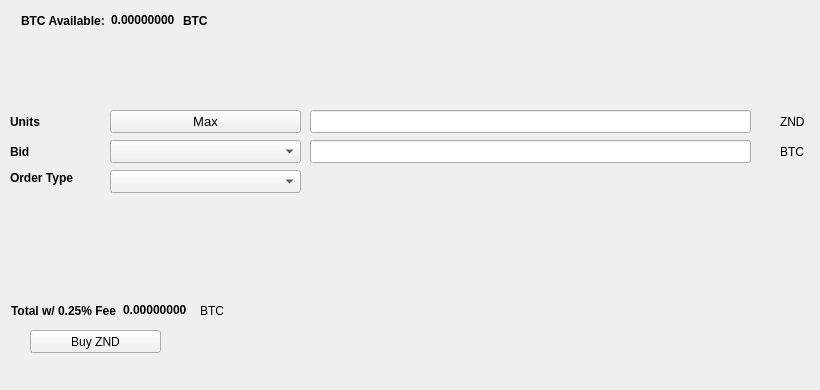
   <widget class="QWidget" name="BuyTab">
    <attribute name="title">
     <string>Buy</string>
    </attribute>
    <widget class="QPushButton" name="BuyZND">
     <property name="geometry">
      <rect>
       <x>30</x>
       <y>330</y>
       <width>131</width>
       <height>23</height>
      </rect>
     </property>
     <property name="text">
      <string>Buy ZND</string>
     </property>
     <property name="icon">
      <iconset resource="../zond.qrc">
       <normaloff>:/icons/bitcoin</normaloff>:/icons/bitcoin</iconset>
     </property>
    </widget>
    <widget class="QLabel" name="label_3">
     <property name="geometry">
      <rect>
       <x>10</x>
       <y>110</y>
       <width>46</width>
       <height>23</height>
      </rect>
     </property>
     <property name="font">
      <font>
       <weight>75</weight>
       <bold>true</bold>
      </font>
     </property>
     <property name="text">
      <string>Units</string>
     </property>
    </widget>
    <widget class="QLineEdit" name="UnitsInput">
     <property name="geometry">
      <rect>
       <x>310</x>
       <y>110</y>
       <width>441</width>
       <height>23</height>
      </rect>
     </property>
     <property name="font">
      <font>
       <pointsize>9</pointsize>
       <weight>75</weight>
       <bold>true</bold>
      </font>
     </property>
    </widget>
    <widget class="QLineEdit" name="BuyBidPriceEdit">
     <property name="geometry">
      <rect>
       <x>310</x>
       <y>140</y>
       <width>441</width>
       <height>23</height>
      </rect>
     </property>
     <property name="font">
      <font>
       <pointsize>9</pointsize>
       <weight>75</weight>
       <bold>true</bold>
      </font>
     </property>
    </widget>
    <widget class="QLabel" name="label_4">
     <property name="geometry">
      <rect>
       <x>780</x>
       <y>110</y>
       <width>31</width>
       <height>23</height>
      </rect>
     </property>
     <property name="text">
      <string>ZND</string>
     </property>
    </widget>
    <widget class="QLabel" name="label_5">
     <property name="geometry">
      <rect>
       <x>780</x>
       <y>140</y>
       <width>31</width>
       <height>23</height>
      </rect>
     </property>
     <property name="text">
      <string>BTC</string>
     </property>
    </widget>
    <widget class="QLabel" name="label_6">
     <property name="geometry">
      <rect>
       <x>10</x>
       <y>140</y>
       <width>46</width>
       <height>23</height>
      </rect>
     </property>
     <property name="font">
      <font>
       <weight>75</weight>
       <bold>true</bold>
      </font>
     </property>
     <property name="text">
      <string>Bid</string>
     </property>
    </widget>
    <widget class="QLabel" name="label_7">
     <property name="geometry">
      <rect>
       <x>10</x>
       <y>170</y>
       <width>91</width>
       <height>16</height>
      </rect>
     </property>
     <property name="font">
      <font>
       <weight>75</weight>
       <bold>true</bold>
      </font>
     </property>
     <property name="text">
      <string>Order Type</string>
     </property>
    </widget>
    <widget class="QPushButton" name="Buy_Max_Amount">
     <property name="geometry">
      <rect>
       <x>110</x>
       <y>110</y>
       <width>191</width>
       <height>23</height>
      </rect>
     </property>
     <property name="font">
      <font>
       <pointsize>10</pointsize>
      </font>
     </property>
     <property name="text">
      <string>Max</string>
     </property>
    </widget>
    <widget class="QComboBox" name="BuyBidcomboBox">
     <property name="geometry">
      <rect>
       <x>110</x>
       <y>140</y>
       <width>191</width>
       <height>23</height>
      </rect>
     </property>
     <property name="font">
      <font>
       <pointsize>10</pointsize>
      </font>
     </property>
    </widget>
    <widget class="QComboBox" name="buyOrdertypeCombo">
     <property name="geometry">
      <rect>
       <x>110</x>
       <y>170</y>
       <width>191</width>
       <height>23</height>
      </rect>
     </property>
     <property name="font">
      <font>
       <pointsize>10</pointsize>
      </font>
     </property>
    </widget>
    <widget class="QWidget" name="layoutWidget1">
     <property name="geometry">
      <rect>
       <x>21</x>
       <y>11</y>
       <width>227</width>
       <height>19</height>
      </rect>
     </property>
     <layout class="QHBoxLayout" name="horizontalLayout_3">
      <item>
       <widget class="QLabel" name="label232">
        <property name="font">
         <font>
          <weight>75</weight>
          <bold>true</bold>
         </font>
        </property>
        <property name="text">
         <string>BTC Available:</string>
        </property>
       </widget>
      </item>
      <item>
       <widget class="QLabel" name="BtcAvailableLbl">
        <property name="palette">
         <palette>
          <active>
           <colorrole role="WindowText">
            <brush brushstyle="SolidPattern">
             <color alpha="255">
              <red>0</red>
              <green>0</green>
              <blue>0</blue>
             </color>
            </brush>
           </colorrole>
           <colorrole role="Button">
            <brush brushstyle="SolidPattern">
             <color alpha="255">
              <red>0</red>
              <green>170</green>
              <blue>0</blue>
             </color>
            </brush>
           </colorrole>
           <colorrole role="Light">
            <brush brushstyle="SolidPattern">
             <color alpha="255">
              <red>0</red>
              <green>255</green>
              <blue>0</blue>
             </color>
            </brush>
           </colorrole>
           <colorrole role="Midlight">
            <brush brushstyle="SolidPattern">
             <color alpha="255">
              <red>0</red>
              <green>212</green>
              <blue>0</blue>
             </color>
            </brush>
           </colorrole>
           <colorrole role="Dark">
            <brush brushstyle="SolidPattern">
             <color alpha="255">
              <red>0</red>
              <green>85</green>
              <blue>0</blue>
             </color>
            </brush>
           </colorrole>
           <colorrole role="Mid">
            <brush brushstyle="SolidPattern">
             <color alpha="255">
              <red>0</red>
              <green>113</green>
              <blue>0</blue>
             </color>
            </brush>
           </colorrole>
           <colorrole role="Text">
            <brush brushstyle="SolidPattern">
             <color alpha="255">
              <red>0</red>
              <green>170</green>
              <blue>0</blue>
             </color>
            </brush>
           </colorrole>
           <colorrole role="BrightText">
            <brush brushstyle="SolidPattern">
             <color alpha="255">
              <red>255</red>
              <green>255</green>
              <blue>255</blue>
             </color>
            </brush>
           </colorrole>
           <colorrole role="ButtonText">
            <brush brushstyle="SolidPattern">
             <color alpha="255">
              <red>0</red>
              <green>0</green>
              <blue>0</blue>
             </color>
            </brush>
           </colorrole>
           <colorrole role="Base">
            <brush brushstyle="SolidPattern">
             <color alpha="255">
              <red>255</red>
              <green>255</green>
              <blue>255</blue>
             </color>
            </brush>
           </colorrole>
           <colorrole role="Window">
            <brush brushstyle="SolidPattern">
             <color alpha="255">
              <red>0</red>
              <green>170</green>
              <blue>0</blue>
             </color>
            </brush>
           </colorrole>
           <colorrole role="Shadow">
            <brush brushstyle="SolidPattern">
             <color alpha="255">
              <red>0</red>
              <green>0</green>
              <blue>0</blue>
             </color>
            </brush>
           </colorrole>
           <colorrole role="AlternateBase">
            <brush brushstyle="SolidPattern">
             <color alpha="255">
              <red>127</red>
              <green>212</green>
              <blue>127</blue>
             </color>
            </brush>
           </colorrole>
           <colorrole role="ToolTipBase">
            <brush brushstyle="SolidPattern">
             <color alpha="255">
              <red>255</red>
              <green>255</green>
              <blue>220</blue>
             </color>
            </brush>
           </colorrole>
           <colorrole role="ToolTipText">
            <brush brushstyle="SolidPattern">
             <color alpha="255">
              <red>0</red>
              <green>0</green>
              <blue>0</blue>
             </color>
            </brush>
           </colorrole>
          </active>
          <inactive>
           <colorrole role="WindowText">
            <brush brushstyle="SolidPattern">
             <color alpha="255">
              <red>0</red>
              <green>0</green>
              <blue>0</blue>
             </color>
            </brush>
           </colorrole>
           <colorrole role="Button">
            <brush brushstyle="SolidPattern">
             <color alpha="255">
              <red>0</red>
              <green>170</green>
              <blue>0</blue>
             </color>
            </brush>
           </colorrole>
           <colorrole role="Light">
            <brush brushstyle="SolidPattern">
             <color alpha="255">
              <red>0</red>
              <green>255</green>
              <blue>0</blue>
             </color>
            </brush>
           </colorrole>
           <colorrole role="Midlight">
            <brush brushstyle="SolidPattern">
             <color alpha="255">
              <red>0</red>
              <green>212</green>
              <blue>0</blue>
             </color>
            </brush>
           </colorrole>
           <colorrole role="Dark">
            <brush brushstyle="SolidPattern">
             <color alpha="255">
              <red>0</red>
              <green>85</green>
              <blue>0</blue>
             </color>
            </brush>
           </colorrole>
           <colorrole role="Mid">
            <brush brushstyle="SolidPattern">
             <color alpha="255">
              <red>0</red>
              <green>113</green>
              <blue>0</blue>
             </color>
            </brush>
           </colorrole>
           <colorrole role="Text">
            <brush brushstyle="SolidPattern">
             <color alpha="255">
              <red>0</red>
              <green>170</green>
              <blue>0</blue>
             </color>
            </brush>
           </colorrole>
           <colorrole role="BrightText">
            <brush brushstyle="SolidPattern">
             <color alpha="255">
              <red>255</red>
              <green>255</green>
              <blue>255</blue>
             </color>
            </brush>
           </colorrole>
           <colorrole role="ButtonText">
            <brush brushstyle="SolidPattern">
             <color alpha="255">
              <red>0</red>
              <green>0</green>
              <blue>0</blue>
             </color>
            </brush>
           </colorrole>
           <colorrole role="Base">
            <brush brushstyle="SolidPattern">
             <color alpha="255">
              <red>255</red>
              <green>255</green>
              <blue>255</blue>
             </color>
            </brush>
           </colorrole>
           <colorrole role="Window">
            <brush brushstyle="SolidPattern">
             <color alpha="255">
              <red>0</red>
              <green>170</green>
              <blue>0</blue>
             </color>
            </brush>
           </colorrole>
           <colorrole role="Shadow">
            <brush brushstyle="SolidPattern">
             <color alpha="255">
              <red>0</red>
              <green>0</green>
              <blue>0</blue>
             </color>
            </brush>
           </colorrole>
           <colorrole role="AlternateBase">
            <brush brushstyle="SolidPattern">
             <color alpha="255">
              <red>127</red>
              <green>212</green>
              <blue>127</blue>
             </color>
            </brush>
           </colorrole>
           <colorrole role="ToolTipBase">
            <brush brushstyle="SolidPattern">
             <color alpha="255">
              <red>255</red>
              <green>255</green>
              <blue>220</blue>
             </color>
            </brush>
           </colorrole>
           <colorrole role="ToolTipText">
            <brush brushstyle="SolidPattern">
             <color alpha="255">
              <red>0</red>
              <green>0</green>
              <blue>0</blue>
             </color>
            </brush>
           </colorrole>
          </inactive>
          <disabled>
           <colorrole role="WindowText">
            <brush brushstyle="SolidPattern">
             <color alpha="255">
              <red>0</red>
              <green>85</green>
              <blue>0</blue>
             </color>
            </brush>
           </colorrole>
           <colorrole role="Button">
            <brush brushstyle="SolidPattern">
             <color alpha="255">
              <red>0</red>
              <green>170</green>
              <blue>0</blue>
             </color>
            </brush>
           </colorrole>
           <colorrole role="Light">
            <brush brushstyle="SolidPattern">
             <color alpha="255">
              <red>0</red>
              <green>255</green>
              <blue>0</blue>
             </color>
            </brush>
           </colorrole>
           <colorrole role="Midlight">
            <brush brushstyle="SolidPattern">
             <color alpha="255">
              <red>0</red>
              <green>212</green>
              <blue>0</blue>
             </color>
            </brush>
           </colorrole>
           <colorrole role="Dark">
            <brush brushstyle="SolidPattern">
             <color alpha="255">
              <red>0</red>
              <green>85</green>
              <blue>0</blue>
             </color>
            </brush>
           </colorrole>
           <colorrole role="Mid">
            <brush brushstyle="SolidPattern">
             <color alpha="255">
              <red>0</red>
              <green>113</green>
              <blue>0</blue>
             </color>
            </brush>
           </colorrole>
           <colorrole role="Text">
            <brush brushstyle="SolidPattern">
             <color alpha="255">
              <red>0</red>
              <green>85</green>
              <blue>0</blue>
             </color>
            </brush>
           </colorrole>
           <colorrole role="BrightText">
            <brush brushstyle="SolidPattern">
             <color alpha="255">
              <red>255</red>
              <green>255</green>
              <blue>255</blue>
             </color>
            </brush>
           </colorrole>
           <colorrole role="ButtonText">
            <brush brushstyle="SolidPattern">
             <color alpha="255">
              <red>0</red>
              <green>85</green>
              <blue>0</blue>
             </color>
            </brush>
           </colorrole>
           <colorrole role="Base">
            <brush brushstyle="SolidPattern">
             <color alpha="255">
              <red>0</red>
              <green>170</green>
              <blue>0</blue>
             </color>
            </brush>
           </colorrole>
           <colorrole role="Window">
            <brush brushstyle="SolidPattern">
             <color alpha="255">
              <red>0</red>
              <green>170</green>
              <blue>0</blue>
             </color>
            </brush>
           </colorrole>
           <colorrole role="Shadow">
            <brush brushstyle="SolidPattern">
             <color alpha="255">
              <red>0</red>
              <green>0</green>
              <blue>0</blue>
             </color>
            </brush>
           </colorrole>
           <colorrole role="AlternateBase">
            <brush brushstyle="SolidPattern">
             <color alpha="255">
              <red>0</red>
              <green>170</green>
              <blue>0</blue>
             </color>
            </brush>
           </colorrole>
           <colorrole role="ToolTipBase">
            <brush brushstyle="SolidPattern">
             <color alpha="255">
              <red>255</red>
              <green>255</green>
              <blue>220</blue>
             </color>
            </brush>
           </colorrole>
           <colorrole role="ToolTipText">
            <brush brushstyle="SolidPattern">
             <color alpha="255">
              <red>0</red>
              <green>0</green>
              <blue>0</blue>
             </color>
            </brush>
           </colorrole>
          </disabled>
         </palette>
        </property>
        <property name="font">
         <font>
          <weight>75</weight>
          <bold>true</bold>
         </font>
        </property>
        <property name="text">
         <string>0.00000000</string>
        </property>
        <property name="textInteractionFlags">
         <set>Qt::LinksAccessibleByMouse|Qt::TextSelectableByKeyboard|Qt::TextSelectableByMouse</set>
        </property>
       </widget>
      </item>
      <item>
       <widget class="QLabel" name="BtcAvailableLbl_2">
        <property name="font">
         <font>
          <weight>75</weight>
          <bold>true</bold>
         </font>
        </property>
        <property name="text">
         <string>BTC</string>
        </property>
       </widget>
      </item>
     </layout>
    </widget>
    <widget class="QWidget" name="layoutWidge2">
     <property name="geometry">
      <rect>
       <x>11</x>
       <y>301</y>
       <width>259</width>
       <height>19</height>
      </rect>
     </property>
     <layout class="QHBoxLayout" name="horizontalLayout_4">
      <item>
       <widget class="QLabel" name="label_9">
        <property name="font">
         <font>
          <weight>75</weight>
          <bold>true</bold>
         </font>
        </property>
        <property name="text">
         <string>Total w/ 0.25% Fee</string>
        </property>
       </widget>
      </item>
      <item>
       <widget class="QLabel" name="BuyCostLabel">
        <property name="palette">
         <palette>
          <active>
           <colorrole role="WindowText">
            <brush brushstyle="SolidPattern">
             <color alpha="255">
              <red>0</red>
              <green>0</green>
              <blue>0</blue>
             </color>
            </brush>
           </colorrole>
           <colorrole role="Button">
            <brush brushstyle="SolidPattern">
             <color alpha="255">
              <red>0</red>
              <green>170</green>
              <blue>0</blue>
             </color>
            </brush>
           </colorrole>
           <colorrole role="Light">
            <brush brushstyle="SolidPattern">
             <color alpha="255">
              <red>0</red>
              <green>255</green>
              <blue>0</blue>
             </color>
            </brush>
           </colorrole>
           <colorrole role="Midlight">
            <brush brushstyle="SolidPattern">
             <color alpha="255">
              <red>0</red>
              <green>212</green>
              <blue>0</blue>
             </color>
            </brush>
           </colorrole>
           <colorrole role="Dark">
            <brush brushstyle="SolidPattern">
             <color alpha="255">
              <red>0</red>
              <green>85</green>
              <blue>0</blue>
             </color>
            </brush>
           </colorrole>
           <colorrole role="Mid">
            <brush brushstyle="SolidPattern">
             <color alpha="255">
              <red>0</red>
              <green>113</green>
              <blue>0</blue>
             </color>
            </brush>
           </colorrole>
           <colorrole role="Text">
            <brush brushstyle="SolidPattern">
             <color alpha="255">
              <red>0</red>
              <green>170</green>
              <blue>0</blue>
             </color>
            </brush>
           </colorrole>
           <colorrole role="BrightText">
            <brush brushstyle="SolidPattern">
             <color alpha="255">
              <red>255</red>
              <green>255</green>
              <blue>255</blue>
             </color>
            </brush>
           </colorrole>
           <colorrole role="ButtonText">
            <brush brushstyle="SolidPattern">
             <color alpha="255">
              <red>0</red>
              <green>0</green>
              <blue>0</blue>
             </color>
            </brush>
           </colorrole>
           <colorrole role="Base">
            <brush brushstyle="SolidPattern">
             <color alpha="255">
              <red>255</red>
              <green>255</green>
              <blue>255</blue>
             </color>
            </brush>
           </colorrole>
           <colorrole role="Window">
            <brush brushstyle="SolidPattern">
             <color alpha="255">
              <red>0</red>
              <green>170</green>
              <blue>0</blue>
             </color>
            </brush>
           </colorrole>
           <colorrole role="Shadow">
            <brush brushstyle="SolidPattern">
             <color alpha="255">
              <red>0</red>
              <green>0</green>
              <blue>0</blue>
             </color>
            </brush>
           </colorrole>
           <colorrole role="AlternateBase">
            <brush brushstyle="SolidPattern">
             <color alpha="255">
              <red>127</red>
              <green>212</green>
              <blue>127</blue>
             </color>
            </brush>
           </colorrole>
           <colorrole role="ToolTipBase">
            <brush brushstyle="SolidPattern">
             <color alpha="255">
              <red>255</red>
              <green>255</green>
              <blue>220</blue>
             </color>
            </brush>
           </colorrole>
           <colorrole role="ToolTipText">
            <brush brushstyle="SolidPattern">
             <color alpha="255">
              <red>0</red>
              <green>0</green>
              <blue>0</blue>
             </color>
            </brush>
           </colorrole>
          </active>
          <inactive>
           <colorrole role="WindowText">
            <brush brushstyle="SolidPattern">
             <color alpha="255">
              <red>0</red>
              <green>0</green>
              <blue>0</blue>
             </color>
            </brush>
           </colorrole>
           <colorrole role="Button">
            <brush brushstyle="SolidPattern">
             <color alpha="255">
              <red>0</red>
              <green>170</green>
              <blue>0</blue>
             </color>
            </brush>
           </colorrole>
           <colorrole role="Light">
            <brush brushstyle="SolidPattern">
             <color alpha="255">
              <red>0</red>
              <green>255</green>
              <blue>0</blue>
             </color>
            </brush>
           </colorrole>
           <colorrole role="Midlight">
            <brush brushstyle="SolidPattern">
             <color alpha="255">
              <red>0</red>
              <green>212</green>
              <blue>0</blue>
             </color>
            </brush>
           </colorrole>
           <colorrole role="Dark">
            <brush brushstyle="SolidPattern">
             <color alpha="255">
              <red>0</red>
              <green>85</green>
              <blue>0</blue>
             </color>
            </brush>
           </colorrole>
           <colorrole role="Mid">
            <brush brushstyle="SolidPattern">
             <color alpha="255">
              <red>0</red>
              <green>113</green>
              <blue>0</blue>
             </color>
            </brush>
           </colorrole>
           <colorrole role="Text">
            <brush brushstyle="SolidPattern">
             <color alpha="255">
              <red>0</red>
              <green>170</green>
              <blue>0</blue>
             </color>
            </brush>
           </colorrole>
           <colorrole role="BrightText">
            <brush brushstyle="SolidPattern">
             <color alpha="255">
              <red>255</red>
              <green>255</green>
              <blue>255</blue>
             </color>
            </brush>
           </colorrole>
           <colorrole role="ButtonText">
            <brush brushstyle="SolidPattern">
             <color alpha="255">
              <red>0</red>
              <green>0</green>
              <blue>0</blue>
             </color>
            </brush>
           </colorrole>
           <colorrole role="Base">
            <brush brushstyle="SolidPattern">
             <color alpha="255">
              <red>255</red>
              <green>255</green>
              <blue>255</blue>
             </color>
            </brush>
           </colorrole>
           <colorrole role="Window">
            <brush brushstyle="SolidPattern">
             <color alpha="255">
              <red>0</red>
              <green>170</green>
              <blue>0</blue>
             </color>
            </brush>
           </colorrole>
           <colorrole role="Shadow">
            <brush brushstyle="SolidPattern">
             <color alpha="255">
              <red>0</red>
              <green>0</green>
              <blue>0</blue>
             </color>
            </brush>
           </colorrole>
           <colorrole role="AlternateBase">
            <brush brushstyle="SolidPattern">
             <color alpha="255">
              <red>127</red>
              <green>212</green>
              <blue>127</blue>
             </color>
            </brush>
           </colorrole>
           <colorrole role="ToolTipBase">
            <brush brushstyle="SolidPattern">
             <color alpha="255">
              <red>255</red>
              <green>255</green>
              <blue>220</blue>
             </color>
            </brush>
           </colorrole>
           <colorrole role="ToolTipText">
            <brush brushstyle="SolidPattern">
             <color alpha="255">
              <red>0</red>
              <green>0</green>
              <blue>0</blue>
             </color>
            </brush>
           </colorrole>
          </inactive>
          <disabled>
           <colorrole role="WindowText">
            <brush brushstyle="SolidPattern">
             <color alpha="255">
              <red>0</red>
              <green>85</green>
              <blue>0</blue>
             </color>
            </brush>
           </colorrole>
           <colorrole role="Button">
            <brush brushstyle="SolidPattern">
             <color alpha="255">
              <red>0</red>
              <green>170</green>
              <blue>0</blue>
             </color>
            </brush>
           </colorrole>
           <colorrole role="Light">
            <brush brushstyle="SolidPattern">
             <color alpha="255">
              <red>0</red>
              <green>255</green>
              <blue>0</blue>
             </color>
            </brush>
           </colorrole>
           <colorrole role="Midlight">
            <brush brushstyle="SolidPattern">
             <color alpha="255">
              <red>0</red>
              <green>212</green>
              <blue>0</blue>
             </color>
            </brush>
           </colorrole>
           <colorrole role="Dark">
            <brush brushstyle="SolidPattern">
             <color alpha="255">
              <red>0</red>
              <green>85</green>
              <blue>0</blue>
             </color>
            </brush>
           </colorrole>
           <colorrole role="Mid">
            <brush brushstyle="SolidPattern">
             <color alpha="255">
              <red>0</red>
              <green>113</green>
              <blue>0</blue>
             </color>
            </brush>
           </colorrole>
           <colorrole role="Text">
            <brush brushstyle="SolidPattern">
             <color alpha="255">
              <red>0</red>
              <green>85</green>
              <blue>0</blue>
             </color>
            </brush>
           </colorrole>
           <colorrole role="BrightText">
            <brush brushstyle="SolidPattern">
             <color alpha="255">
              <red>255</red>
              <green>255</green>
              <blue>255</blue>
             </color>
            </brush>
           </colorrole>
           <colorrole role="ButtonText">
            <brush brushstyle="SolidPattern">
             <color alpha="255">
              <red>0</red>
              <green>85</green>
              <blue>0</blue>
             </color>
            </brush>
           </colorrole>
           <colorrole role="Base">
            <brush brushstyle="SolidPattern">
             <color alpha="255">
              <red>0</red>
              <green>170</green>
              <blue>0</blue>
             </color>
            </brush>
           </colorrole>
           <colorrole role="Window">
            <brush brushstyle="SolidPattern">
             <color alpha="255">
              <red>0</red>
              <green>170</green>
              <blue>0</blue>
             </color>
            </brush>
           </colorrole>
           <colorrole role="Shadow">
            <brush brushstyle="SolidPattern">
             <color alpha="255">
              <red>0</red>
              <green>0</green>
              <blue>0</blue>
             </color>
            </brush>
           </colorrole>
           <colorrole role="AlternateBase">
            <brush brushstyle="SolidPattern">
             <color alpha="255">
              <red>0</red>
              <green>170</green>
              <blue>0</blue>
             </color>
            </brush>
           </colorrole>
           <colorrole role="ToolTipBase">
            <brush brushstyle="SolidPattern">
             <color alpha="255">
              <red>255</red>
              <green>255</green>
              <blue>220</blue>
             </color>
            </brush>
           </colorrole>
           <colorrole role="ToolTipText">
            <brush brushstyle="SolidPattern">
             <color alpha="255">
              <red>0</red>
              <green>0</green>
              <blue>0</blue>
             </color>
            </brush>
           </colorrole>
          </disabled>
         </palette>
        </property>
        <property name="font">
         <font>
          <weight>75</weight>
          <bold>true</bold>
         </font>
        </property>
        <property name="autoFillBackground">
         <bool>false</bool>
        </property>
        <property name="text">
         <string>0.00000000</string>
        </property>
        <property name="textInteractionFlags">
         <set>Qt::LinksAccessibleByMouse|Qt::TextSelectableByMouse</set>
        </property>
       </widget>
      </item>
      <item>
       <widget class="QLabel" name="label_10">
        <property name="font">
         <font>
          <weight>50</weight>
          <bold>false</bold>
         </font>
        </property>
        <property name="text">
         <string>BTC</string>
        </property>
       </widget>
      </item>
     </layout>
    </widget>
    <widget class="QLabel" name="label_24">
     <property name="geometry">
      <rect>
       <x>460</x>
       <y>300</y>
       <width>281</width>
       <height>81</height>
      </rect>
     </property>
     <property name="text">
      <string/>
     </property>
     <property name="pixmap">
      <pixmap>:/images/bittrex</pixmap>
     </property>
    </widget>
   </widget>
